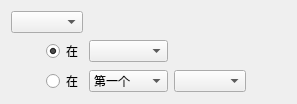
<?xml version="1.0" encoding="UTF-8"?>
<ui version="4.0">
 <class>YearRepeatWidget</class>
 <widget class="QWidget" name="YearRepeatWidget">
  <layout class="QGridLayout" name="gridLayout">
   <item row="1" column="1">
    <widget class="QRadioButton" name="radioButton_day">
     <property name="text">
      <string>在</string>
     </property>
     <property name="checked">
      <bool>true</bool>
     </property>
    </widget>
   </item>
   <item row="2" column="1">
    <widget class="QRadioButton" name="radioButton_weekday">
     <property name="text">
      <string>在</string>
     </property>
    </widget>
   </item>
   <item row="1" column="2">
    <widget class="QComboBox" name="comboBox_day"/>
   </item>
   <item row="2" column="3">
    <widget class="QComboBox" name="comboBox_weekday_2"/>
   </item>
   <item row="2" column="2">
    <widget class="QComboBox" name="comboBox_weekday_1">
     <item>
      <property name="text">
       <string>第一个</string>
      </property>
     </item>
     <item>
      <property name="text">
       <string>第二个</string>
      </property>
     </item>
     <item>
      <property name="text">
       <string>第三个</string>
      </property>
     </item>
     <item>
      <property name="text">
       <string>第四个</string>
      </property>
     </item>
     <item>
      <property name="text">
       <string>第五个</string>
      </property>
     </item>
     <item>
      <property name="text">
       <string>最后一个</string>
      </property>
     </item>
    </widget>
   </item>
   <item row="0" column="0" colspan="2">
    <widget class="QComboBox" name="comboBox_month">
     <property name="sizeAdjustPolicy">
      <enum>QComboBox::AdjustToContents</enum>
     </property>
    </widget>
   </item>
   <item row="0" column="4" rowspan="3">
    <spacer name="horizontalSpacer">
     <property name="orientation">
      <enum>Qt::Horizontal</enum>
     </property>
     <property name="sizeHint" stdset="0">
      <size>
       <width>40</width>
       <height>20</height>
      </size>
     </property>
    </spacer>
   </item>
  </layout>
 </widget>
 <resources/>
 <connections/>
</ui>
